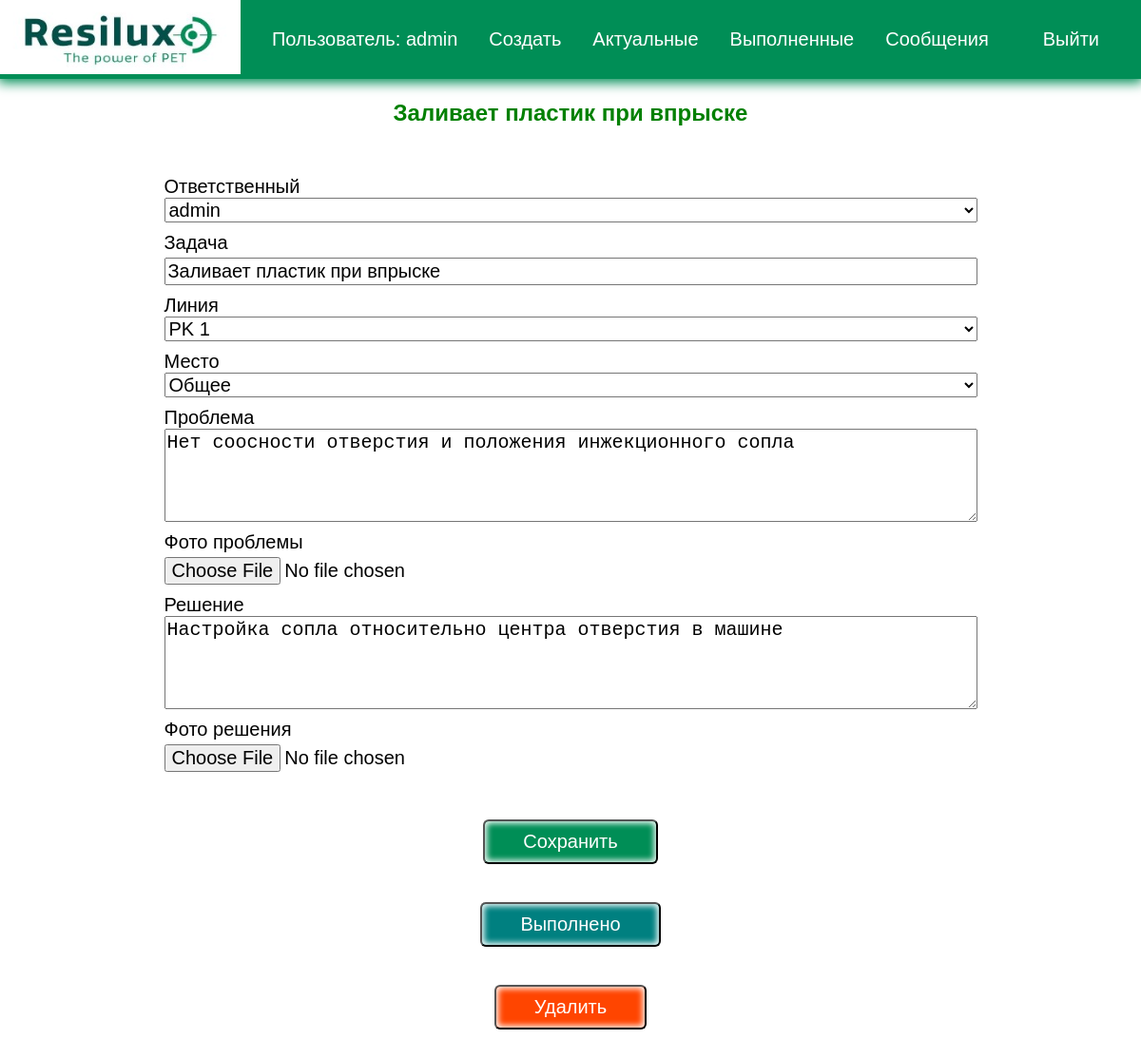
/tasks/tasks/9/ (signed in), run on an earlier commit of the app's database.
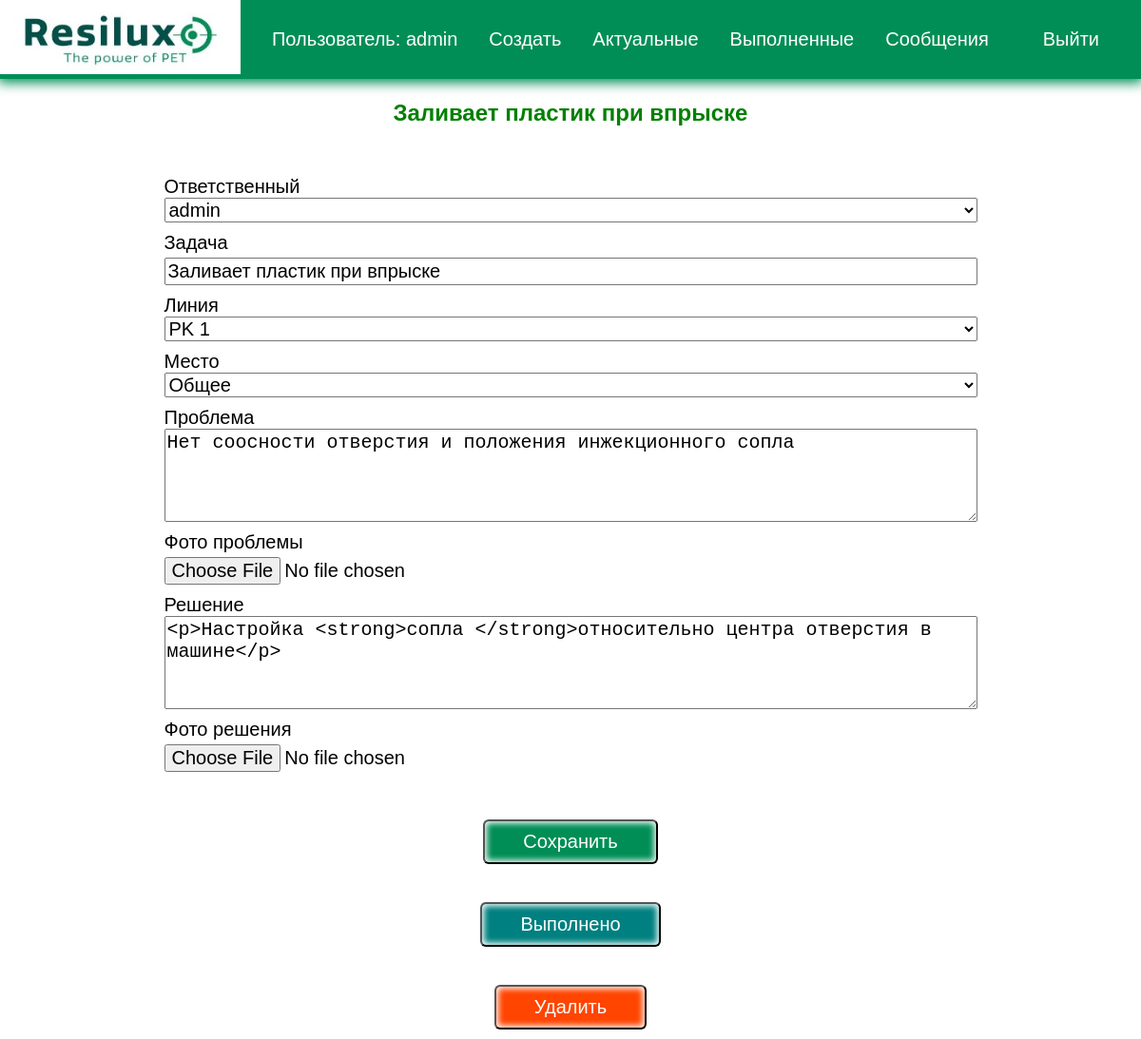
And on a later commit of the database.
### tasks/models.py (models this page shows, shortened)
class Task(models.Model):
    title = models.CharField(max_length=100, verbose_name="Задача")
    lines = models.ForeignKey('Lines', on_delete=models.CASCADE, default="", verbose_name="Линия")
    place = models.ForeignKey('Place', on_delete=models.CASCADE, default="", verbose_name="Место")
    memo = models.TextField(blank=True, verbose_name="Проблема")
    memo_images = models.ImageField(upload_to="memo/%Y/%m/%d/", blank=True, verbose_name="Фото проблемы")
    decision = models.TextField(blank=True, verbose_name="Решение")
    decision_images = models.ImageField(upload_to="decision/%Y/%m/%d/", blank=True, verbose_name="Фото решения")
    created = models.DateField(auto_now_add=True, verbose_name="Создано")
    data_complete = models.DateField(blank=True, null=True, verbose_name="Дата решения")
    important = models.BooleanField(default=False, verbose_name="Важность")
    user = models.ForeignKey(User, on_delete=models.CASCADE, verbose_name="Ответственный")
    class Meta:
        verbose_name = "задача"
        verbose_name_plural = "задачи"

### tasks/views.py (the view, shortened to what this page needs)
# urls.py: path('tasks/<int:tasks_pk>/', views.view_task, name='viewtask'),
@login_required
def view_task(request, tasks_pk):
    task = get_object_or_404(Task, pk=tasks_pk)
    title = "Задача"
    if request.method == "GET":
        form = TaskForm(instance=task)
        contex = {
            'task': task,
            'form': form,
            'title': title,
        }
        return render(request, 'tasks/viewtask.html', contex)

### tasks/forms.py
class TaskForm(ModelForm):
    class Meta:
        model = Task
        fields = ['title', 'user', 'data_complete', 'lines', 'place', 'memo', 'memo_images', 'decision',
                  'decision_images', 'important']
        widgets = {
            'lines': forms.Select(attrs={'class': 'form-input'}),
            'place': forms.Select(attrs={'class': 'form-input'}),
            'memo': forms.Textarea(attrs={'rows': 4}),
            'decision': forms.Textarea(attrs={'rows': 4}),
        }

### tasks/models.py (called while the page is built)
    def __str__(self):
        return self.line

    def __str__(self):
        return self.place

### tasks/templates/tasks/viewtask.html (shortened to what this page needs)
{% extends 'tasks/base.html' %}
{% block content %}
<h2>{{ task.title }}</h2>
<form method="post" class="bg" enctype="multipart/form-data">
    {{ form.user.label }} {{ form.user }}
    {{ form.title.label }} {{ form.title }}
    {{ form.lines.label }} {{ form.lines }}
    {{ form.place.label }} {{ form.place }}
    {{ form.memo.label }} {{ form.memo }}
    {{ form.memo_images.label }} {{ form.memo_images }}
    {{ form.decision.label }} {{ form.decision  }}
    {{ form.decision_images.label }} {{ form.decision_images }}
    <div class="center">
        <button class="btn">Сохранить</button>
    </div>
</form>
<form action="{% url 'completetask' task.id %}" method="post" enctype="multipart/form-data">
    <button class="btn good">Выполнено</button>
</form>
<form action="{% url 'deletetask' task.id %}" method="post" enctype="multipart/form-data">
    <button class="btn remove">Удалить</button>
</form>
</div>
{% endblock %}

What changed in the data, as far as the page shows it:
changed Task "Заливает пластик при впрыске": decision "Настройка сопла относительно центра отверстия в машине" → "<p>Настройка <strong>сопла </strong>относительно центра отверстия в машине</p>"
